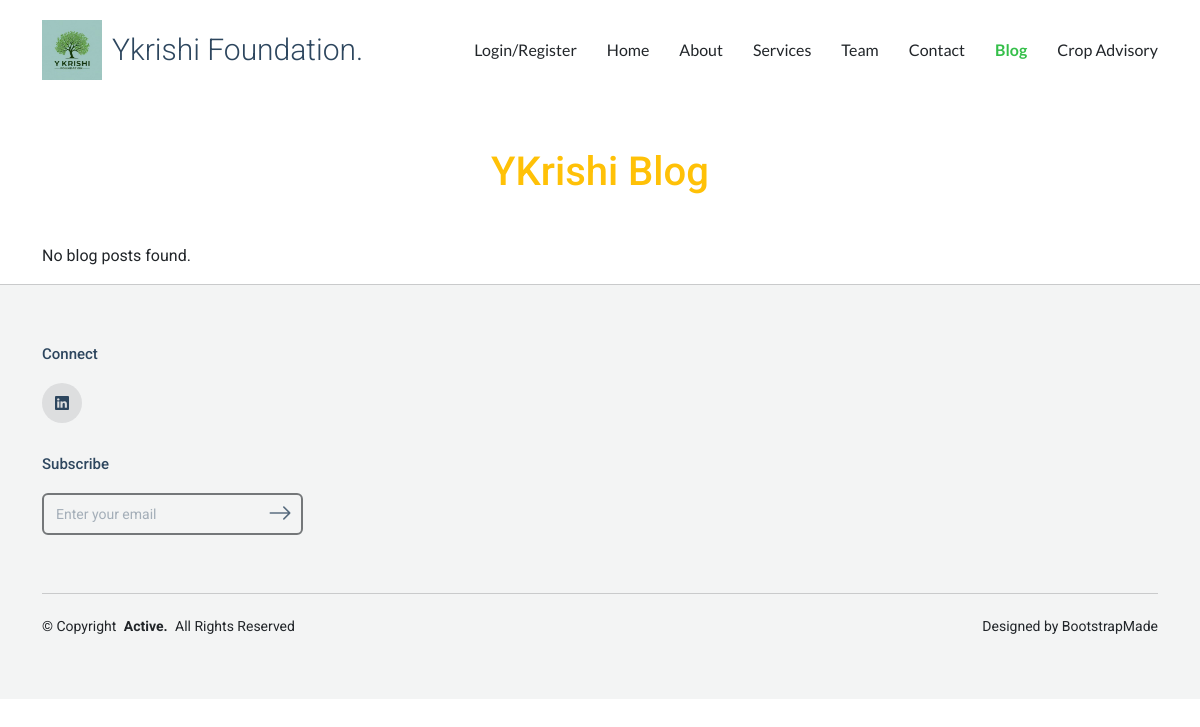
/blog, run on an earlier commit of the app's database.
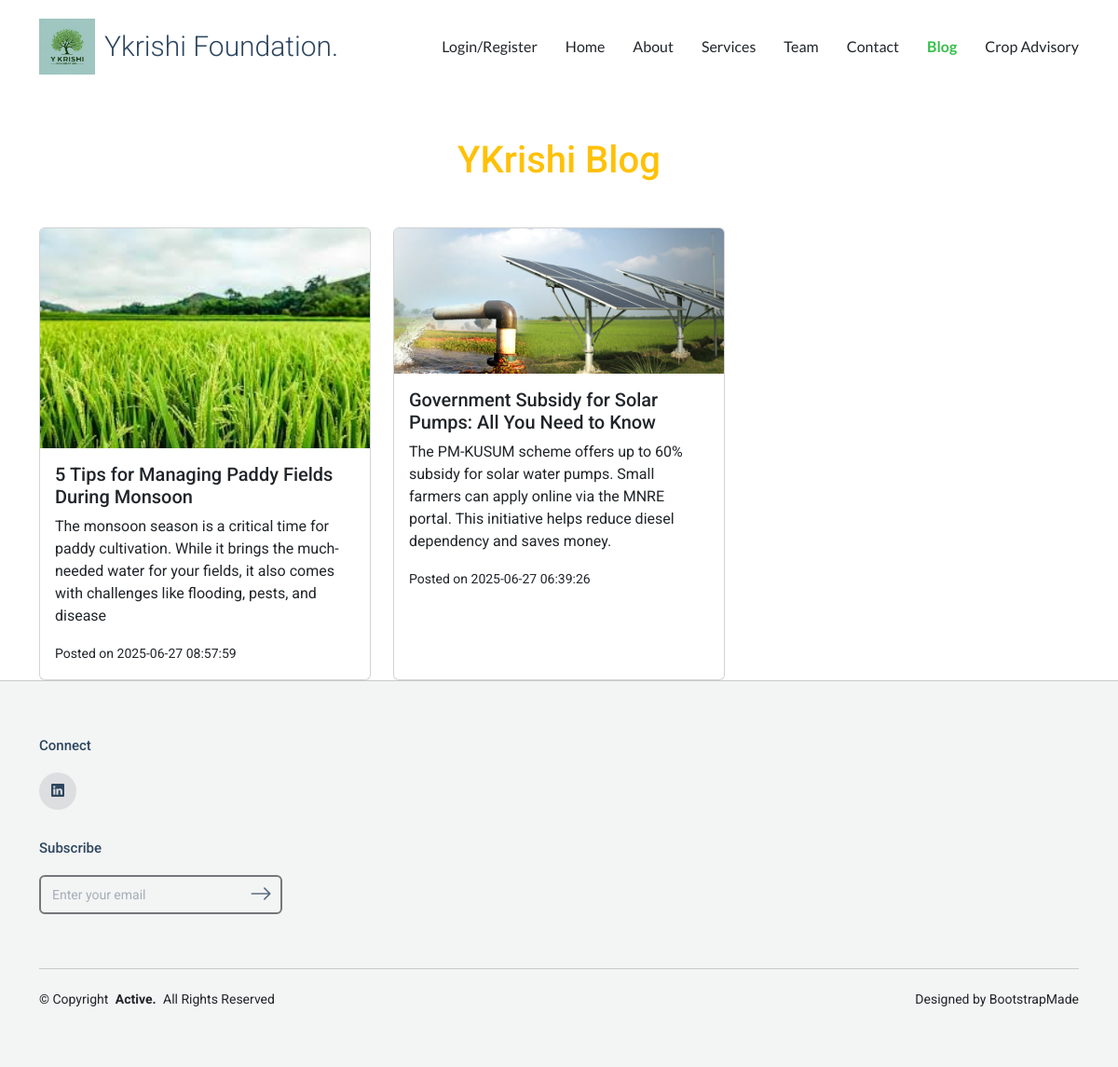
And on a later commit of the database.
### tables this page shows
CREATE TABLE blog (
    id INTEGER PRIMARY KEY AUTOINCREMENT,
    title TEXT NOT NULL,
    content TEXT NOT NULL,
    image_url TEXT,
    author TEXT,
    created_at TIMESTAMP DEFAULT CURRENT_TIMESTAMP
);

### app.py (the view)
@app.route('/blog')
def blog():
    conn = sqlite3.connect('users.db')
    c = conn.cursor()
    c.execute('SELECT id, title, content, author, image_url, created_at FROM blog ORDER BY created_at DESC')
    posts = [
        {
            'id': row[0],
            'title': row[1],
            'content': row[2],
            'author': row[3],
            'image_url': row[4],
            'created_at': row[5]
        } for row in c.fetchall()
    ]
    conn.close()
    username = session.get('username')
    role = session.get('role')
    can_post = role in ['admin', 'editor'] if role else False
    return render_template('blog.html', posts=posts, username=username, role=role, can_post=can_post)

### templates/blog.html (shortened to what this page needs)
{% extends "base_clean.html" %}
{% block content %}
<div class="container pt-5">
  <h1 class="text-center text-warning mb-5">YKrishi Blog</h1>
  <div class="row g-4">
    {% for blog in posts %}
    <div class="col-md-6 col-lg-4">
      <div class="card h-100">
        {% if blog['image_url'] %}
          <img src="{{ blog['image_url'] }}"
               alt="Blog image"
               class="card-img-top"
               onerror="this.onerror=null; this.src='/static/img/placeholder.jpg';">
        {% endif %}
        <div class="card-body">
          <h5 class="card-title">{{ blog['title'] }}</h5>
          <p class="card-text">
            {{ blog['content'][:300] }}{% if blog['content']|length > 300 %}...{% endif %}
          </p>
          <small>Posted on {{ blog['created_at'] }}</small>
        </div>
      </div>
    </div>
    {% else %}
      <p>No blog posts found.</p>
    {% endfor %}
  </div>
</div>
{% endblock %}

### templates/base_clean.html (shortened to what this page needs)
<!DOCTYPE html>
<html lang="en">
{% include 'head.html' %}
<body>
  {% include 'header.html' %}
  <main class="main">
    {% block content %}{% endblock %}
  </main>
  {% include 'footer.html' %}
</body>
</html>

### templates/head.html (shortened to what this page needs)
<head>
    <link href="{{ url_for('static', filename='vendor/bootstrap/css/bootstrap.min.css') }}" rel="stylesheet">
    <link href="{{ url_for('static', filename='vendor/bootstrap-icons/bootstrap-icons.css') }}" rel="stylesheet">
    <link href="{{ url_for('static', filename='vendor/aos/aos.css') }}" rel="stylesheet">
    <link href="{{ url_for('static', filename='vendor/swiper/swiper-bundle.min.css') }}" rel="stylesheet">
    <link href="{{ url_for('static', filename='vendor/glightbox/css/glightbox.min.css') }}" rel="stylesheet">
    <link href="{{ url_for('static', filename='css/main.css') }}" rel="stylesheet">
  </head>

### templates/header.html (shortened to what this page needs)
<header id="header" class="header d-flex align-items-center sticky-top">
  <div class="container-fluid container-xl position-relative d-flex align-items-center justify-content-between">
    <a href="{{ url_for('home') }}" class="logo d-flex align-items-center">
      <img src="{{ url_for('static', filename='img/logo.jpeg') }}"
           alt="Ykrishi Logo"
           style="height: 60px !important; width: auto !important; max-height: none !important; margin-right: 10px;">
      <h1 class="sitename mb-0">Ykrishi Foundation.</h1>
    </a>
    <nav id="navmenu" class="navmenu">
      <ul>
        <li><a href="{{ url_for('login_register') }}" class="{% if request.path == url_for('login_register') %}active{% endif %}">Login/Register</a></li>
        <li><a href="{{ url_for('home') }}" class="{% if request.path == url_for('home') %}active{% endif %}">Home</a></li>
        <li><a href="{{ url_for('about') }}" class="{% if request.path == url_for('about') %}active{% endif %}">About</a></li>
        <li><a href="{{ url_for('services') }}" class="{% if request.path == url_for('services') %}active{% endif %}">Services</a></li>
        <li><a href="{{ url_for('team') }}" class="{% if request.path == url_for('team') %}active{% endif %}">Team</a></li>
        <li><a href="{{ url_for('contact') }}" class="{% if request.path == url_for('contact') %}active{% endif %}">Contact</a></li>
        <li><a href="{{ url_for('blog') }}" class="{% if request.path == url_for('blog') %}active{% endif %}">Blog</a></li>
        <li><a href="{{ url_for('crop_advisory') }}" class="{% if request.path == url_for('crop_advisory') %}active{% endif %}">Crop Advisory</a></li>
      </ul>
    </nav>
  </div>
</header>

### templates/footer.html (shortened to what this page needs)
<footer id="footer" class="footer light-background">
  <div class="container">
    <div class="row g-4">
      {% if request.endpoint != 'contact' %}
      <div class="col-md-6 col-lg-3 pl-lg-5">
        <div class="widget">
          <h3 class="widget-heading">Connect</h3>
            <ul class="list-unstyled social-icons light mb-3">
              <li>
                <a href="https://www.linkedin.com/company/ykrishi-foundation/" target="_blank" >
                  <span class="bi bi-linkedin"></span>
                </a>
              </li>
            </ul>
        </div>
        <div class="widget">
          <div class="footer-subscribe">
            <h3 class="widget-heading">Subscribe</h3>
            <form action="/subscribe" method="POST">
              <div class="mb-2 d-flex">
                <input type="email" class="form-control" name="email" placeholder="Enter your email" required>
                <button type="submit" class="btn btn-link">
                  <span class="bi bi-arrow-right"></span>
                </button>
              </div>
            </form>
          </div>
        </div>
      </div>
      {% endif %}
    </div>
    <div class="copyright d-flex flex-column flex-md-row align-items-center justify-content-md-between">
      <p>© <span>Copyright</span> <strong class="px-1 sitename">Active.</strong> <span>All Rights Reserved</span></p>
      <div class="credits">
        Designed by <a href="https://bootstrapmade.com/">BootstrapMade</a>
      </div>
    </div>
  </div>
</footer>

### static/css/main.css (style rules this page uses)
:root { --default-font: "Roboto", system-ui, -apple-system, "Segoe UI", Roboto, "Helvetica Neue", Arial, "Noto Sans", "Liberation Sans", sans-serif, "Apple Color Emoji", "Segoe UI Emoji", "Segoe UI Symbol", "Noto Color Emoji"; --heading-font: "Roboto", sans-serif; --nav-font: "Lato", sans-serif; }
:root { --background-color: #ffffff; --default-color: #212529; --heading-color: #2d465e; --accent-color: #34bf49; --surface-color: #ffffff; --contrast-color: #ffffff; }
:root { --nav-color: #212529; --nav-hover-color: #34bf49; --nav-mobile-background-color: #ffffff; --nav-dropdown-background-color: #ffffff; --nav-dropdown-color: #212529; --nav-dropdown-hover-color: #34bf49; }
.light-background { --background-color: #f3f4f4; --surface-color: #ffffff; }
:root { scroll-behavior: smooth; }
body { color: var(--default-color); background-color: var(--background-color); font-family: var(--default-font); }
a { color: var(--accent-color); text-decoration: none; transition: 0.3s; }
h1, h2, h3, h4, h5, h6 { color: var(--heading-color); font-family: var(--heading-font); }
.header { color: var(--default-color); background-color: var(--background-color); padding: 20px 0; transition: all 0.5s; z-index: 997; }
.header .logo { line-height: 1; }
.header .logo img { max-height: 32px; margin-right: 8px; }
.header .logo h1 { font-size: 30px; margin: 0; font-weight: 300; color: var(--heading-color); }
@media (min-width: 1200px) { .navmenu { padding: 0; } }
@media (min-width: 1200px) { nav a.active { color: #28a745; font-weight: bold; } }
@media (min-width: 1200px) { .navmenu ul { margin: 0; padding: 0; display: flex; list-style: none; align-items: center; } }
@media (min-width: 1200px) { .navmenu li { position: relative; } }
@media (min-width: 1200px) { .navmenu a, .navmenu a:focus { color: var(--nav-color); padding: 18px 15px; font-size: 16px; font-family: var(--nav-font); font-weight: 400; display: flex; align-items: center; justify-content: space-between; white-space: nowrap; transition: 0.3s; } }
@media (min-width: 1200px) { .navmenu li:last-child a { padding-right: 0; } }
@media (min-width: 1200px) { .navmenu li:hover>a, .navmenu .active, .navmenu .active:focus { color: var(--nav-hover-color); } }
.footer { background-color: var(--background-color); color: var(--default-color); padding: 60px 0; font-size: 14px; border-top: 1px solid color-mix(in srgb, var(--default-color), transparent 80%); }
.footer a { color: var(--default-color) !important; }
.footer .copyright { margin-top: 50px; position: relative; padding-top: 20px; border-top: 1px solid color-mix(in srgb, var(--default-color), transparent 80%); }
.footer .copyright p, .footer .copyright .credits { margin: 2px 0; }
.footer .widget .widget-heading { font-size: 15px; color: var(--heading-color); margin-bottom: 20px; }
.footer .widget ul li { margin-bottom: 10px; line-height: 1.5; }
.footer .widget ul li a { color: color-mix(in srgb, var(--heading-color), transparent 50%); }
.footer .social-icons li { display: inline-block; }
.footer .social-icons li a { display: inline-block; width: 40px; height: 40px; position: relative; border-radius: 50%; background: color-mix(in srgb, var(--default-color), transparent 90%); }
.footer .social-icons li a span { color: color-mix(in srgb, var(--heading-color), transparent 0%); position: absolute; top: 50%; left: 50%; transform: translate(-50%, -50%); transition: 0.3s all ease-in-out; }
.footer .social-icons li:first-child a { padding-left: 0; }
.footer .footer-subscribe form { position: relative; }
.footer .footer-subscribe .form-control { font-size: 14px; height: 42px; border: 2px solid color-mix(in srgb, var(--default-color), transparent 40%); background: none; color: var(--heading-color); padding-right: 40px; }
.footer .footer-subscribe .form-control::placeholder { color: color-mix(in srgb, var(--heading-color), transparent 60%); }
.footer .footer-subscribe .btn-link { padding: 0; margin: 0; font-size: 1.5rem; background-color: none; border-color: none; position: absolute; line-height: 0; color: color-mix(in srgb, var(--heading-color), transparent 20%); top: 20px; right: 10px; transform: translateY(-50%) rotate(0deg); }
body { background: url('/static/css/img/bg1.png') no-repeat center center fixed; background-size: cover; }

What changed in the data, as far as the page shows it:
added blog: image_url (picture), title "5 Tips for Managing Paddy Fields During Monsoon", content "The monsoon season is a critical time for paddy cultivation. While it brings the much-needed water for your fields, it also comes with challenges like flooding, pests, and disease", created_at "2025-06-27 08:57:59"
added blog: image_url (picture), title "Government Subsidy for Solar Pumps: All You Need to Know", content "The PM-KUSUM scheme offers up to 60% subsidy for solar water pumps. Small farmers can apply online via the MNRE portal. This initiative helps reduce diesel dependency and saves money.", created_at "2025-06-27 06:39:26"
Also different on the page:
text no longer shown: "No blog posts found."
